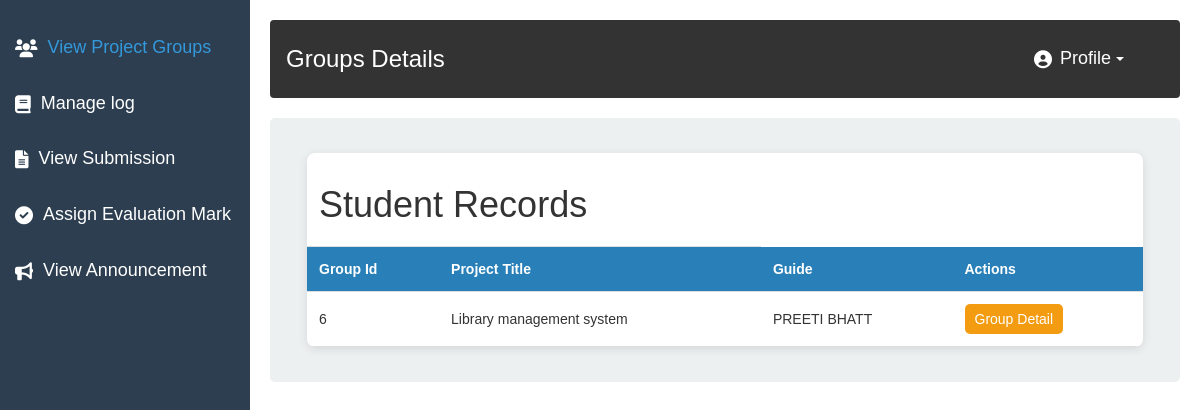
The app's page /F-ViewGroups.php (signed in) with its own data.
### tables this page shows
CREATE TABLE `guideallocation` (
  `id` int(11) NOT NULL,
  `groupid` int(11) DEFAULT NULL,
  `projectTitle` varchar(100) DEFAULT NULL,
  `Guide` varchar(50) DEFAULT NULL
);

### F-ViewGroups.php (the view, shortened to what this page needs)
<?php
include 'connection.php';
$lid = $_SESSION['id'];
$select = "select fname from faculty where fid='$lid'";
$sdata = mysqli_query($c, $select);
$r = mysqli_fetch_assoc($sdata);
$name = $r['fname'];
$guide = "select * from guideallocation where Guide='$name'";
$guidedata = mysqli_query($c, $guide);
?>
<!DOCTYPE html>
<html lang="en">
    <head>
        <link rel="stylesheet" href="https://maxcdn.bootstrapcdn.com/bootstrap/3.4.1/css/bootstrap.min.css">
        <link rel="stylesheet" href="https://maxcdn.bootstrapcdn.com/bootstrap/3.4.1/css/bootstrap.min.css">
        <link rel="stylesheet" href="https://maxcdn.bootstrapcdn.com/bootstrap/3.4.1/css/bootstrap.min.css">
        <link rel="stylesheet" href="https://cdnjs.cloudflare.com/ajax/libs/font-awesome/6.0.0-beta3/css/all.min.css">
    </head>
    <body>
        <div class="sidebar">
            <a href="F-ViewGroups.php"><i class="fas fa-users"></i><p class="addsf">View Project Groups</p></a>
            <a href="F-ManageLog.php"><i class="fas fa-book"></i><p>Manage log</p></a>
            <a href="F-ViewSubmission.php"><i class="fas fa-file-alt"></i><p>View Submission</p></a>
            <a href="F-AssignEMarks.php"><i class="fas fa-check-circle"></i><p>Assign Evaluation Mark</p></a>
            <a href="F-ViewAnnouncement.php"><i class="fas fa-bullhorn"></i><p>View Announcement</p></a>
        </div>
        <div class="main-content">
            <div class="navbar">
                <h1 style="margin:0px;padding: 0px;width: 200px;">Groups Details</h1>
                <div class="nav-links">
                    <div class="dropdown">
                        <button class="profile-btn" class="dropdown-toggle" type="button" data-toggle="dropdown">
                            <i class="fas fa-user-circle"></i> Profile <span class="caret"></span>
                        </button>
                    </div>
                </div>
            </div>
            <div class="section">
                <table class="group-detail-table" align="center">
                    <tr class="table-data-row">
                        <td align="center" colspan="2">
                            <h1>Student Records</h1>
                        </td>
                    </tr>
                    <tr class="table-heading-row">
                        <th>Group Id</th>
                        <th>Project Title</th>
                        <th>Guide</th>
                        <th>Actions</th>
                    </tr>
                    <?php while ($row = mysqli_fetch_assoc($guidedata)) { ?>
                        <tr class="table-data-row">
                            <td><?php echo $row['groupid']; ?></td>
                            <td><?php echo $row['projectTitle']; ?></td>
                            <td><?php echo $row['Guide']; ?></td>
                            <td>
                                <form method="POST" action="V-StudentDetail.php" class="group-action-form" style="display:inline-block;">
                                    <input type="submit" name="delete" value="Group Detail" class="action-btn">
                                </form>
                            </td>
                        </tr>
                    <?php } ?>
                </table>
            </div>
    </body>
</html>

### F-ViewGroups.php (style rules this page uses)
* { margin: 0; padding: 0; box-sizing: border-box; }
.sidebar p { margin: 0px; padding: 0px; }
body { font-family: Arial, sans-serif; background-color: #f4f4f4; }
.navbar { background-color: #333; color: #fff; padding: 15px; display: flex; align-items: center; }
.navbar h1 { margin-left: 20px; font-size: 24px; }
.nav-links { display: flex; margin-right: 20px; }
.sidebar { width: 250px; background-color: #2c3e50; position: fixed; height: 100%; padding-top: 20px; overflow-y: auto; }
.sidebar a { padding: 15px; text-decoration: none; font-size: 18px; color: #fff; display: block; display: flex; align-items: center; }
.sidebar a i { margin-right: 10px; }
.main-content { margin-left: 250px; padding: 20px; background-color: #fff; height: 100vh; }
.section { background-color: #ecf0f1; padding: 15px; margin-bottom: 20px; border-radius: 5px; }
button { padding: 10px 15px; background-color: #2980b9; color: #fff; border: none; cursor: pointer; border-radius: 5px; }
i { font-size: 18px; }
.addsf { color: #3498DB; }
.profile-btn { background-color: transparent; color: white; border: none; padding: 10px 20px; font-size: 18px; cursor: pointer; display: flex; align-items: center; }
.profile-btn i { margin-right: 8px; }
.caret { border-top: 4px solid white; margin-left: 5px; }
.group-detail-table { margin: 20px auto; width: 95%; background-color: #fff; border-radius: 8px; box-shadow: 0 2px 10px rgba(0, 0, 0, 0.1); overflow: hidden; }
.group-detail-table .table-heading-row { background-color: #2980b9; font-weight: bold; color: white; }
.group-detail-table th, .group-detail-table td { padding: 12px; text-align: left; border-bottom: 1px solid #ddd; }
.group-detail-table .action-btn { padding: 5px 10px; background-color: #f39c12; color: white; border: none; border-radius: 5px; cursor: pointer; transition: background-color 0.3s ease; }

### records on screen
guideallocation: groupid "6", projectTitle "Library management system", Guide "PREETI BHATT"
